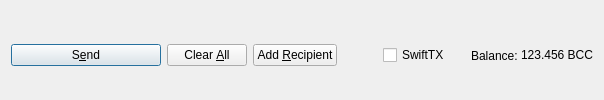
         <widget class="QFrame" name="frame_Send">
          <layout class="QHBoxLayout" name="horizontalLayout">
           <property name="bottomMargin">
            <number>0</number>
           </property>
           <item>
            <widget class="QPushButton" name="sendButton">
             <property name="minimumSize">
              <size>
               <width>150</width>
               <height>0</height>
              </size>
             </property>
             <property name="toolTip">
              <string>Confirm the send action</string>
             </property>
             <property name="text">
              <string>S&amp;end</string>
             </property>
             <property name="icon">
              <iconset resource="../BeaconCoin.qrc">
               <normaloff>:/icons/send</normaloff>:/icons/send</iconset>
             </property>
             <property name="autoDefault">
              <bool>false</bool>
             </property>
             <property name="default">
              <bool>true</bool>
             </property>
            </widget>
           </item>
           <item>
            <widget class="QPushButton" name="clearButton">
             <property name="sizePolicy">
              <sizepolicy hsizetype="Minimum" vsizetype="Fixed">
               <horstretch>0</horstretch>
               <verstretch>0</verstretch>
              </sizepolicy>
             </property>
             <property name="toolTip">
              <string>Clear all fields of the form.</string>
             </property>
             <property name="text">
              <string>Clear &amp;All</string>
             </property>
             <property name="icon">
              <iconset resource="../BeaconCoin.qrc">
               <normaloff>:/icons/remove</normaloff>:/icons/remove</iconset>
             </property>
             <property name="autoDefault">
              <bool>false</bool>
             </property>
            </widget>
           </item>
           <item>
            <widget class="QPushButton" name="addButton">
             <property name="toolTip">
              <string>Send to multiple recipients at once</string>
             </property>
             <property name="text">
              <string>Add &amp;Recipient</string>
             </property>
             <property name="icon">
              <iconset resource="../BeaconCoin.qrc">
               <normaloff>:/icons/add</normaloff>:/icons/add</iconset>
             </property>
             <property name="autoDefault">
              <bool>false</bool>
             </property>
            </widget>
           </item>
           <item>
            <spacer name="horizontalSpacer">
             <property name="orientation">
              <enum>Qt::Horizontal</enum>
             </property>
             <property name="sizeHint" stdset="0">
              <size>
               <width>40</width>
               <height>20</height>
              </size>
             </property>
            </spacer>
           </item>
           <item>
            <layout class="QHBoxLayout" name="horizontalLayout_2">
             <property name="spacing">
              <number>3</number>
             </property>
             <item>
              <widget class="QCheckBox" name="checkSwiftTX">
               <property name="enabled">
                <bool>true</bool>
               </property>
               <property name="minimumSize">
                <size>
                 <width>85</width>
                 <height>0</height>
                </size>
               </property>
               <property name="text">
                <string>SwiftTX</string>
               </property>
              </widget>
             </item>
             <item>
              <widget class="QLabel" name="label">
               <property name="text">
                <string>Balance:</string>
               </property>
              </widget>
             </item>
             <item>
              <widget class="QLabel" name="labelBalance">
               <property name="sizePolicy">
                <sizepolicy hsizetype="Preferred" vsizetype="Fixed">
                 <horstretch>0</horstretch>
                 <verstretch>0</verstretch>
                </sizepolicy>
               </property>
               <property name="cursor">
                <cursorShape>IBeamCursor</cursorShape>
               </property>
               <property name="text">
                <string notr="true">123.456 BCC</string>
               </property>
               <property name="textInteractionFlags">
                <set>Qt::LinksAccessibleByMouse|Qt::TextSelectableByKeyboard|Qt::TextSelectableByMouse</set>
               </property>
              </widget>
             </item>
            </layout>
           </item>
          </layout>
         </widget>
